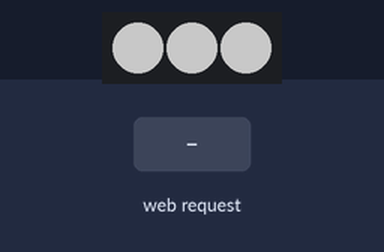
Recording of a sketch running on a simulated ESP8266 (NodeMCU). On the bench: 3 RGB LEDs in strip order, left to right. Inputs (shaded band) come from the test bench. Dim RGB values are drawn brighter than linear; WiFi joins after 1.5 s; servers stay silent unless stated; the strip is taken to match the declared colour order; storage starts empty; random numbers use the default seed unless the sketch sets one; what the sketch prints to the serial monitor is not drawn.

Above: at 2.7 s.
2.8 s: HTTP request GET /clearsky/ received
At 3.5 s:
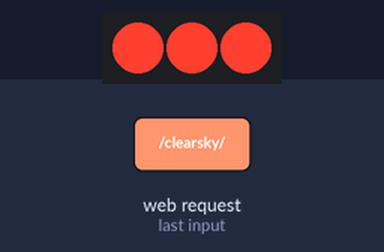
4.3 s: HTTP request GET /fewclouds/ received
5.8 s: HTTP request GET /scatteredclouds/ received
Timing chart, 0 to 8.8 s (numbered marks = the images above; inputs shaded):
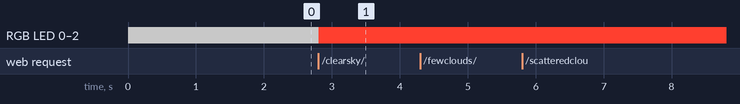

The sketch:

GetForecastDemo.ino
```cpp
#include <Adafruit_NeoPixel.h>
#include <WiFiClient.h>
#include <ESP8266WebServer.h>
#include <ESP8266WiFi.h>
#include <ESP8266mDNS.h>
#include <FS.h>

// pin number for output RGBLED
#define RGBLED_OUTPIN 12
// number of RGBLED
#define NUMRGBLED 3
// buffer size for read html
#define BUFFER_SIZE 16384

uint8_t buf[BUFFER_SIZE];

Adafruit_NeoPixel RGBLED = Adafruit_NeoPixel(NUMRGBLED, RGBLED_OUTPIN, NEO_RGB + NEO_KHZ400);

bool isThunder = false;

const char* path_root   = "/index.html";
const char* ssid     = ""; // id
const char* password = ""; // pass
ESP8266WebServer server(80);

//Flashing LED
void showLEDBrightness() {
  int d = 1;
  int brightnessTopLED = 0;// top position LED (LED0)
  int brightnessMiddleLED = 0;// middle position LED (LED1)
  int brightnessBottomLED = 0;// bottom position LED (LED2)

  brightnessTopLED += d;
  brightnessMiddleLED = brightnessTopLED;
  // switch light and shade
  // ===============================255を好きな値に変えて点滅の最大明るさ変更
  if (brightnessTopLED >= 255 || brightnessTopLED <= 0) {
    d = -1 * d;
  }

  //  Serial.println(brightness);

  // random flashing like thunder
  if (isThunder == true) {
    //==============================擬似乱数生成．random(Max),0~Maxの間で整数の
    //==============================乱数生成．maxの値かif文の値変えて雷の頻度健康
    int i = random(300);
    if (i < 100) {
      brightnessBottomLED = 100;
    } else {
      brightnessBottomLED = 0;
    }
  } else {
    //light and shade
    brightnessBottomLED = brightnessTopLED;
  }

}

//read index.html func
boolean readHTML() {
  File htmlFile = SPIFFS.open(path_root, "r");
  if (!htmlFile) {
    Serial.println("Failed to open index.html");
    return false;
  }
  size_t size = htmlFile.size();
  if (size >= BUFFER_SIZE) {
    Serial.print("File Size Error:");
    Serial.println((int)size);
  } else {
    Serial.print("File Size OK:");
    Serial.println((int)size);
  }
  htmlFile.read(buf, size);
  htmlFile.close();
  return true;
}

// call back func
void Root() {
  //  RGBLED.setPixelColor(0,255,255,255) ;
  //  RGBLED.setPixelColor(1,255,255,255) ;
  //  RGBLED.setPixelColor(2,255,255,255) ;
  //  isThunder = false;
  server.send(200, "text/html", (char *)buf);
};

void ClearSky() {
  RGBLED.setPixelColor(0, 255, 63, 47) ;
  RGBLED.setPixelColor(1, 255, 63, 47) ;
  RGBLED.setPixelColor(2, 255, 63, 47) ;
  RGBLED.show();
  isThunder = false;
  Serial.println("change clear sky");
  server.send(200, "text/html", (char *)buf);
};

void FewClouds() {
  RGBLED.setPixelColor(0, 255, 255, 255) ;
  RGBLED.setPixelColor(1, 255, 255, 255) ;
  RGBLED.setPixelColor(2, 255, 63, 47) ;
  isThunder = false;
  Serial.println("change few clouds");
  server.send(200, "text/html", (char *)buf);
};

void ScatteredClouds() {
  RGBLED.setPixelColor(0, 255, 255, 255) ;
  RGBLED.setPixelColor(1, 255, 255, 255) ;
  RGBLED.setPixelColor(2, 255, 255, 255) ;
  isThunder = false;
  Serial.println("change scattered clouds");
  server.send(200, "text/html", (char *)buf);
};

void BrokenClouds() {
  RGBLED.setPixelColor(0, 80, 80, 80) ;
  RGBLED.setPixelColor(1, 80, 80, 80) ;
  RGBLED.setPixelColor(2, 80, 80, 80) ;
  isThunder = false;
  Serial.println("change Broken clouds");
};

void ShowerRain() {
  RGBLED.setPixelColor(0, 80, 80, 80) ;
  RGBLED.setPixelColor(1, 80, 80, 80) ;
  RGBLED.setPixelColor(2, 0, 0, 255) ;
  isThunder = false;
  Serial.println("change shower rain");
};

void Rain() {
  RGBLED.setPixelColor(0, 80, 80, 80) ;
  RGBLED.setPixelColor(1, 0, 0, 255) ;
  RGBLED.setPixelColor(2, 0, 0, 255) ;
  isThunder = false;
  Serial.println("change rain");
};

void ThunderStorm() {
  RGBLED.setPixelColor(0, 0, 0, 255) ;
  RGBLED.setPixelColor(1, 0, 0, 255) ;
  RGBLED.setPixelColor(2, 255, 255, 0) ;
  isThunder = true;
  Serial.println("change thunder storm");
};

void Snow() {
  RGBLED.setPixelColor(0, 100, 100, 100) ;
  RGBLED.setPixelColor(1, 100, 100, 100) ;
  RGBLED.setPixelColor(2, 100, 100, 100) ;
  isThunder = false;
  Serial.println("change snow");
};

void Mist() {
  RGBLED.setPixelColor(0, 100, 100, 100) ;
  RGBLED.setPixelColor(1, 100, 100, 100) ;
  RGBLED.setPixelColor(2, 100, 100, 100) ;
  isThunder = false;
  Serial.println("change mist");
};


void setup() {
  RGBLED.begin() ;
  RGBLED.setBrightness(255);
  //setPixelColor(pinnumber,R,G,B)
  RGBLED.setPixelColor(0, 100, 100, 100) ;
  RGBLED.setPixelColor(1, 100, 100, 100) ;
  RGBLED.setPixelColor(2, 100, 100, 100) ;
  RGBLED.show() ;

  // serial protocol begin
  Serial.begin(115200);
  delay(10);

  // file system begin
  SPIFFS.begin();
  if (!readHTML()) {
    Serial.println("Read HTML error!!");
  }

  // start by connecting to a WiFi network
  Serial.println();
  Serial.println();
  //  Serial.print("Configuring access point...");
  //  WiFi.mode(WIFI_AP);
  //  WiFi.softAP(ssid,password);
  //  IPAddress myIP = WiFi.softAPIP();
  //  Serial.print("AP IP address: ");
  //  Serial.println(myIP);
  WiFi.begin(ssid, password);
  WiFi.mode(WIFI_STA);
  Serial.println("Connecting to Access Point");
  while (WiFi.status() != WL_CONNECTED) {
    delay(500);
    Serial.print(".");
  }
  Serial.println("");
  Serial.print("Connected to ");
  Serial.println(ssid);
  Serial.print("IP address: ");
  Serial.println(WiFi.localIP());
  //mDNS begin
  if (!MDNS.begin("wifi-tng")) {
  Serial.println("Error setting up MDNS responder!");
    while (1) {
      delay(1000);
    }
  }

  Serial.println("MDNS responder started");

  //rooting
  server.on("/", Root);
  server.on("/clearsky/", ClearSky);
  server.on("/fewclouds/", FewClouds);
  server.on("/scatteredclouds/", ScatteredClouds);
  server.on("/brokenclouds/", BrokenClouds);
  server.on("/showerrain/", ShowerRain);
  server.on("/rain/", Rain);
  server.on("/thunderstorm/", ThunderStorm);
  server.on("/snow/", Snow);
  server.on("/mist/", Mist);
  server.begin();
  Serial.println("server started.");

  MDNS.addService("http", "tcp", 80);

  RGBLED.show();
}


void loop() {
  server.handleClient();
  showLEDBrightness();
  delay(10);
}
```

Measured:
- after the input at 2.8 s, RGB LED 0–2: RGB(100, 100, 100) → RGB(255, 63, 47) at once
- after the input at 4.3 s, every drawn part: stays the same
- after the input at 5.8 s, every drawn part: stays the same
